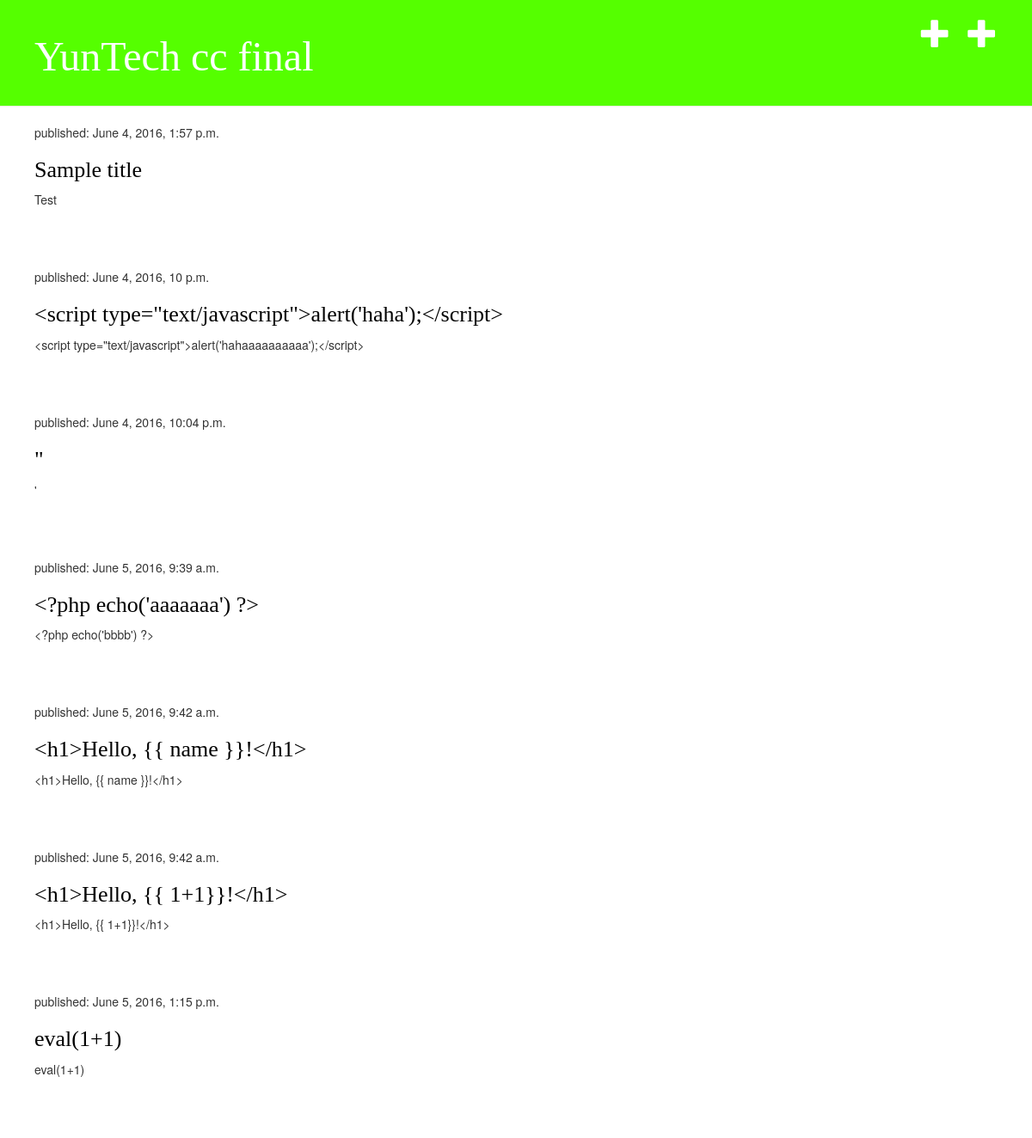
The page / on the database its author committed.
### web/models.py (models this page shows, shortened)
class Post(models.Model):
    author = models.ForeignKey(User)
    title = models.CharField(max_length=200)
    text = models.TextField()
    created_date = models.DateTimeField(default=timezone.now)
    published_date = models.DateTimeField(blank=True, null=True)

### web/views.py (the view)
# urls.py: url(r'^$', views.post_list),
def post_list(request):
    posts = Post.objects.filter(published_date__isnull=False).order_by('published_date')
    return render(request, 'web/post_list.html', {'posts': posts})

### web/templates/web/post_list.html (shortened to what this page needs)
<body>
	{% extends 'web/base.html' %}
	{% block content %}
		{% for post in posts %}
			<div class="post">
				<p>published: {{ post.published_date }}</p>
				<h1><a href="{% url 'post_detail' pk=post.pk %}">{{ post.title }}</a></h1>
				<p>{{ post.text|linebreaks }}</p>
			</div>
		{% endfor %}
	{% endblock content %}

### web/templates/web/base.html (shortened to what this page needs)
{% load staticfiles %}
<html>
	<head>
		<link rel="stylesheet" href="//maxcdn.bootstrapcdn.com/bootstrap/3.2.0/css/bootstrap.min.css">
		<link rel="stylesheet" href="//maxcdn.bootstrapcdn.com/bootstrap/3.2.0/css/bootstrap-theme.min.css">
		<link rel="stylesheet" href="{% static 'css/web.css' %}">
	</head>
	<body>
		<div class="page-header">
			<a href="{% url 'post_new' %}" class="top-menu"><span class="glyphicon glyphicon-plus"></span></a>
			<a href="{% url 'upload' %}" class="top-menu"><span class="glyphicon glyphicon-plus"></span></a>
			<h1><a href="/">YunTech cc final</a></h1>
		</div>
		<div class="content">
			<div class="row">
				<div class="col-md-8">
				{% block content %}
				{% endblock %}
				</div>
			</div>
		</div>
	</body>
</html>

### static/css/web.css (style rules this page uses)
.page-header { background-color: #55ff00; margin-top: 0; padding: 20px 20px 20px 40px; }
.page-header h1, .page-header h1 a, .page-header h1 a:visited, .page-header h1 a:active { color: #ffffff; font-size: 36pt; text-decoration: none; }
.content { margin-left: 40px; }
h1, h2, h3, h4 { font-family: 'Lobster', cursive; }
.top-menu, .top-menu:hover, .top-menu:visited { color: #ffffff; float: right; font-size: 26pt; margin-right: 20px; }
.post { margin-bottom: 70px; }
.post h1 a, .post h1 a:visited { color: #000000; font-size: 26px; }

### rows shown on the page
Post: published_date "June 4, 2016, 1:57 p.m.", title "Sample title", text "Test"
Post: published_date "June 4, 2016, 10 p.m.", title "<script type=\"text/javascript\">alert('haha');</script>", text "<script type=\"text/javascript\">alert('hahaaaaaaaaaa');</script>"
Post: published_date "June 4, 2016, 10:04 p.m.", title "\"", text "'"
Post: published_date "June 5, 2016, 9:39 a.m.", title "<?php echo('aaaaaaa') ?>", text "<?php echo('bbbb') ?>"
Post: published_date "June 5, 2016, 9:42 a.m.", title "<h1>Hello, {{ name }}!</h1>", text "<h1>Hello, {{ name }}!</h1>"
Post: published_date "June 5, 2016, 9:42 a.m.", title "<h1>Hello, {{ 1+1}}!</h1>", text "<h1>Hello, {{ 1+1}}!</h1>"
Post: published_date "June 5, 2016, 1:15 p.m.", title "eval(1+1)", text "eval(1+1)"
